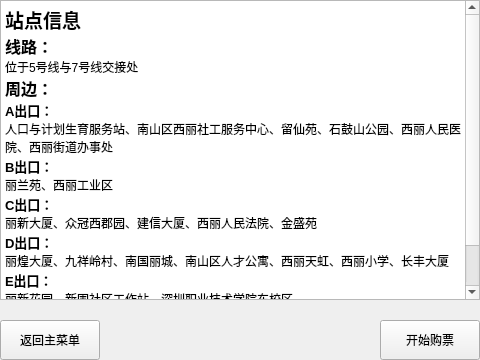
<?xml version="1.0" encoding="UTF-8"?>
<ui version="4.0">
 <class>xiLi</class>
 <widget class="QWidget" name="xiLi">
  <property name="geometry">
   <rect>
    <x>0</x>
    <y>0</y>
    <width>480</width>
    <height>360</height>
   </rect>
  </property>
  <property name="windowTitle">
   <string>Form</string>
  </property>
  <widget class="QPushButton" name="backMainBtn">
   <property name="geometry">
    <rect>
     <x>0</x>
     <y>320</y>
     <width>100</width>
     <height>40</height>
    </rect>
   </property>
   <property name="text">
    <string>返回主菜单</string>
   </property>
  </widget>
  <widget class="QPushButton" name="startBtn">
   <property name="geometry">
    <rect>
     <x>380</x>
     <y>320</y>
     <width>100</width>
     <height>40</height>
    </rect>
   </property>
   <property name="text">
    <string>开始购票</string>
   </property>
  </widget>
  <widget class="QTextBrowser" name="textBrowser">
   <property name="geometry">
    <rect>
     <x>0</x>
     <y>0</y>
     <width>480</width>
     <height>300</height>
    </rect>
   </property>
   <property name="html">
    <string>&lt;!DOCTYPE HTML PUBLIC &quot;-//W3C//DTD HTML 4.0//EN&quot; &quot;http://www.w3.org/TR/REC-html40/strict.dtd&quot;&gt;
&lt;html&gt;&lt;head&gt;&lt;meta name=&quot;qrichtext&quot; content=&quot;1&quot; /&gt;&lt;style type=&quot;text/css&quot;&gt;
p, li { white-space: pre-wrap; }
&lt;/style&gt;&lt;/head&gt;&lt;body style=&quot; font-family:'SimSun'; font-size:9pt; font-weight:400; font-style:normal;&quot;&gt;
&lt;p style=&quot; margin-top:0px; margin-bottom:0px; margin-left:0px; margin-right:0px; -qt-block-indent:0; text-indent:0px;&quot;&gt;&lt;span style=&quot; font-size:14pt; font-weight:600;&quot;&gt;站点信息&lt;/span&gt;&lt;/p&gt;
&lt;p style=&quot; margin-top:0px; margin-bottom:0px; margin-left:0px; margin-right:0px; -qt-block-indent:0; text-indent:0px;&quot;&gt;&lt;span style=&quot; font-size:12pt; font-weight:600;&quot;&gt;线路：&lt;/span&gt;&lt;/p&gt;
&lt;p style=&quot; margin-top:0px; margin-bottom:0px; margin-left:0px; margin-right:0px; -qt-block-indent:0; text-indent:0px;&quot;&gt;位于5号线与7号线交接处&lt;/p&gt;
&lt;p style=&quot; margin-top:0px; margin-bottom:0px; margin-left:0px; margin-right:0px; -qt-block-indent:0; text-indent:0px;&quot;&gt;&lt;span style=&quot; font-size:12pt; font-weight:600;&quot;&gt;周边：&lt;/span&gt;&lt;/p&gt;
&lt;p style=&quot; margin-top:0px; margin-bottom:0px; margin-left:0px; margin-right:0px; -qt-block-indent:0; text-indent:0px;&quot;&gt;&lt;span style=&quot; font-size:10pt; font-weight:600;&quot;&gt;A出口：&lt;/span&gt;&lt;/p&gt;
&lt;p style=&quot; margin-top:0px; margin-bottom:0px; margin-left:0px; margin-right:0px; -qt-block-indent:0; text-indent:0px;&quot;&gt;人口与计划生育服务站、南山区西丽社工服务中心、留仙苑、石鼓山公园、西丽人民医院、西丽街道办事处&lt;/p&gt;
&lt;p style=&quot; margin-top:0px; margin-bottom:0px; margin-left:0px; margin-right:0px; -qt-block-indent:0; text-indent:0px;&quot;&gt;&lt;span style=&quot; font-size:10pt; font-weight:600;&quot;&gt;B出口：&lt;/span&gt;&lt;/p&gt;
&lt;p style=&quot; margin-top:0px; margin-bottom:0px; margin-left:0px; margin-right:0px; -qt-block-indent:0; text-indent:0px;&quot;&gt;丽兰苑、西丽工业区&lt;/p&gt;
&lt;p style=&quot; margin-top:0px; margin-bottom:0px; margin-left:0px; margin-right:0px; -qt-block-indent:0; text-indent:0px;&quot;&gt;&lt;span style=&quot; font-size:10pt; font-weight:600;&quot;&gt;C出口：&lt;/span&gt;&lt;/p&gt;
&lt;p style=&quot; margin-top:0px; margin-bottom:0px; margin-left:0px; margin-right:0px; -qt-block-indent:0; text-indent:0px;&quot;&gt;丽新大厦、众冠西郡园、建信大厦、西丽人民法院、金盛苑&lt;/p&gt;
&lt;p style=&quot; margin-top:0px; margin-bottom:0px; margin-left:0px; margin-right:0px; -qt-block-indent:0; text-indent:0px;&quot;&gt;&lt;span style=&quot; font-size:10pt; font-weight:600;&quot;&gt;D出口：&lt;/span&gt;&lt;/p&gt;
&lt;p style=&quot; margin-top:0px; margin-bottom:0px; margin-left:0px; margin-right:0px; -qt-block-indent:0; text-indent:0px;&quot;&gt;丽煌大厦、九祥岭村、南国丽城、南山区人才公寓、西丽天虹、西丽小学、长丰大厦&lt;/p&gt;
&lt;p style=&quot; margin-top:0px; margin-bottom:0px; margin-left:0px; margin-right:0px; -qt-block-indent:0; text-indent:0px;&quot;&gt;&lt;span style=&quot; font-size:10pt; font-weight:600;&quot;&gt;E出口：&lt;/span&gt;&lt;/p&gt;
&lt;p style=&quot; margin-top:0px; margin-bottom:0px; margin-left:0px; margin-right:0px; -qt-block-indent:0; text-indent:0px;&quot;&gt;丽新花园、新围社区工作站、深圳职业技术学院东校区&lt;/p&gt;
&lt;p style=&quot; margin-top:0px; margin-bottom:0px; margin-left:0px; margin-right:0px; -qt-block-indent:0; text-indent:0px;&quot;&gt;&lt;span style=&quot; font-size:10pt; font-weight:600;&quot;&gt;F出口：&lt;/span&gt;&lt;/p&gt;
&lt;p style=&quot; margin-top:0px; margin-bottom:0px; margin-left:0px; margin-right:0px; -qt-block-indent:0; text-indent:0px;&quot;&gt;新围村、留仙居、鼎新大厦&lt;/p&gt;&lt;/body&gt;&lt;/html&gt;</string>
   </property>
  </widget>
 </widget>
 <resources/>
 <connections/>
</ui>
